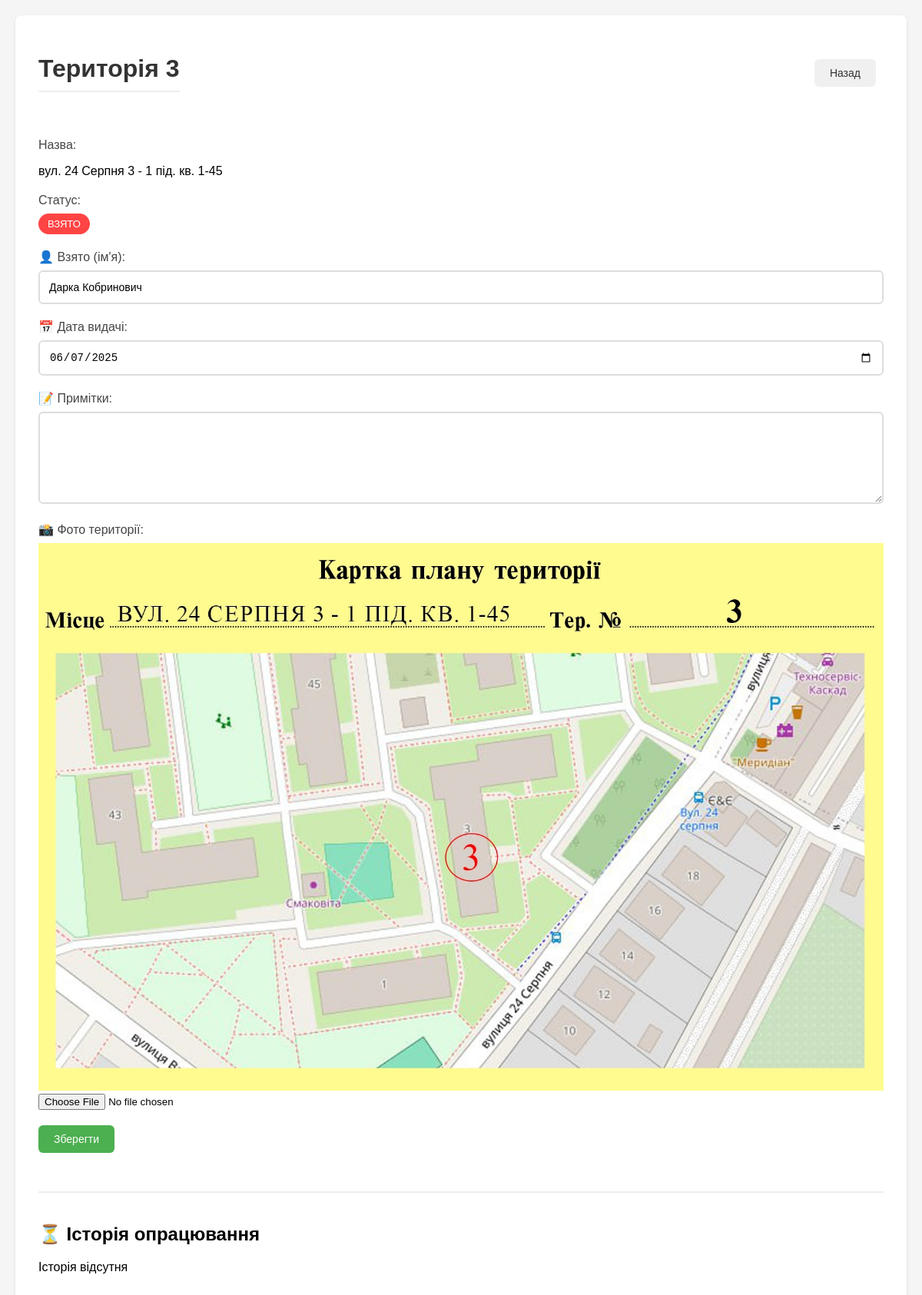
Screenshot of /update/3 (signed in) with the database file from the repository.
### tables this page shows
CREATE TABLE "territories" (
                id INTEGER PRIMARY KEY,
                name TEXT,
                custom_name TEXT,
                status TEXT,
                taken_by TEXT,
                date_taken TEXT,
                date_due TEXT,
                notes TEXT
            , image_url TEXT);

### app.py (the view, shortened to what this page needs)
@app.route('/update/<territory_id>', methods=['GET', 'POST'])
def update_territory(territory_id):
    if not session.get('logged_in'):
        return redirect(url_for('login'))
    if request.method == 'POST' and session.get('role') != 'admin':
        return "Немає прав для редагування", 403
    try:
        territory_id = int(territory_id)
    except ValueError:
        return "Неправильний формат номера території", 400
    try:
        territory = db.get_territory(territory_id)
        if not territory:
            return "Територію не знайдено", 404
        history = db.get_territory_history(territory_id)
        now = datetime.now()
        return render_template('update.html',
                            territory=territory,
                            history=history,
                            now=now,
                            is_admin=(session.get('role') == 'admin'))
    except Exception as e:
        logger.error(f"Помилка при отриманні даних території {territory_id}: {str(e)}")
        return f"Помилка при отриманні даних території: {str(e)}", 500

### app.py (called while the page is built)
@app.context_processor
def utility_processor():
    return dict(get_full_url=get_full_url)

@app.before_request
def check_session_timeout():
    if 'logged_in' in session:
        last_activity = session.get('last_activity')
        now = datetime.now()
        if last_activity:
            last_activity = datetime.fromisoformat(last_activity)
            if (now - last_activity) > timedelta(minutes=20):
                session.clear()
                return redirect(url_for('login'))
        session['last_activity'] = now.isoformat()

### templates/update.html (shortened to what this page needs)
<!DOCTYPE html>
<html lang="uk">
<head>
    <link rel="stylesheet" href="{{ url_for('static', filename='css/style.css') }}">
</head>
<body>
    <div class="container">
        <div class="header-actions">
            <h1>Територія {{ territory['id'] }}</h1>
            <a href="{{ url_for('index') }}" class="btn btn-secondary">Назад</a>
        </div>
        <div class="territory-info-section">
            <div class="form-group">
                <label>Назва:</label>
                <p class="info-text">{{ territory['name'] or '' }}</p>
            </div>
            <div class="form-group">
                <label>Статус:</label>
                <span class="status-label {% if territory['status'] == 'Взято' %}status-taken{% else %}status-free{% endif %}">
                    {{ territory['status'] or 'Вільна' }}
                </span>
            </div>
            {% if is_admin %}
            <form method="POST" class="edit-form" enctype="multipart/form-data">
                <div class="form-group">
                    <label for="taken_by">👤 Взято (ім'я):</label>
                    <input type="text" id="taken_by" name="taken_by" value="{{ territory['taken_by'] or '' }}" class="form-control">
                </div>
                <div class="form-group">
                    <label for="date_taken">📅 Дата видачі:</label>
                    <input type="date" id="date_taken" name="date_taken"
                           value="{% if territory['date_taken'] %}{{ territory['date_taken'].split('.')[2] }}-{{ territory['date_taken'].split('.')[1] }}-{{ territory['date_taken'].split('.')[0] }}{% endif %}"
                           class="form-control">
                </div>
                <div class="form-group">
                    <label for="notes">📝 Примітки:</label>
                    <textarea id="notes" name="notes" class="form-control">{{ territory['notes'] or '' }}</textarea>
                </div>
                <div class="form-group">
                    <label for="photo">📸 Фото території:</label>
                    {% if territory.image_url %}
                        <img src="{{ territory.image_url }}" alt="Фото території" class="img-fluid rounded mb-3" style="max-width: 100%;">
                        <input type="file" id="photo" name="photo" class="form-control" accept="image/*">
                    {% else %}
                        <input type="file" id="photo" name="photo" class="form-control" accept="image/*">
                    {% endif %}
                </div>
                <button type="submit" class="btn btn-primary">Зберегти</button>
            </form>
            {% endif %}
        </div>
        <div class="history-section">
            <div class="history-header">
                <h2>⏳ Історія опрацювання</h2>
            </div>
            {% if history %}
                {% for record in history %}
                <div class="history-item">
                    <p><strong>👤 Взято:</strong> {{ record['taken_by'] or '' }}</p>
                    <p><strong>📅 Дата видачі:</strong> {{ record['date_taken'] or '' }}</p>
                    <p><strong>✅ Фактична дата здачі:</strong> {{ record['date_returned'] or '' }}</p>
                </div>
                {% endfor %}
            {% else %}
                <p class="no-history">Історія відсутня</p>
            {% endif %}
        </div>
    </div>
</body>
</html>

### static/css/style.css (style rules this page uses)
body { font-family: Arial, sans-serif; margin: 0; padding: 20px; background-color: #f5f5f5; }
.container { max-width: 1200px; margin: 0 auto; background: white; padding: 30px; border-radius: 8px; box-shadow: 0 2px 4px rgba(0,0,0,0.1); }
h1 { color: #333; margin-bottom: 30px; padding-bottom: 10px; border-bottom: 2px solid #eee; }
label, h2 { display: flex !important; align-items: center; gap: 8px; }
.btn { display: inline-block; padding: 10px 20px; border: none; border-radius: 6px; cursor: pointer; text-decoration: none; font-size: 14px; font-weight: 500; transition: all 0.2s ease; margin-right: 10px; margin-bottom: 10px; }
.btn-primary { background: #4CAF50; color: white; }
.btn-secondary { background: #f0f0f0; color: #333; }
.form-group { margin-bottom: 20px; }
label { display: block; margin-bottom: 8px; color: #444; font-weight: 500; }
input[type="text"], input[type="date"], textarea { width: 100%; padding: 12px; border: 2px solid #ddd; border-radius: 6px; box-sizing: border-box; font-size: 14px; transition: border-color 0.2s ease; }
textarea { height: 120px; resize: vertical; }
.history-section { margin-top: 40px; padding-top: 20px; border-top: 2px solid #eee; }
.status-label { display: inline-block; padding: 6px 12px; border-radius: 20px; font-size: 13px; font-weight: 500; text-transform: uppercase; }
.status-taken { background: #ff4444; color: white; }
.header-actions { display: flex; justify-content: space-between; align-items: center; margin-bottom: 30px; }

### rows the page displays
territories: id "3", custom_name "вул. 24 Серпня 3 - 1 під. кв. 1-45", status "ВЗЯТО", taken_by "Дарка Кобринович", date_taken "06/07/2025", image_url (picture)
